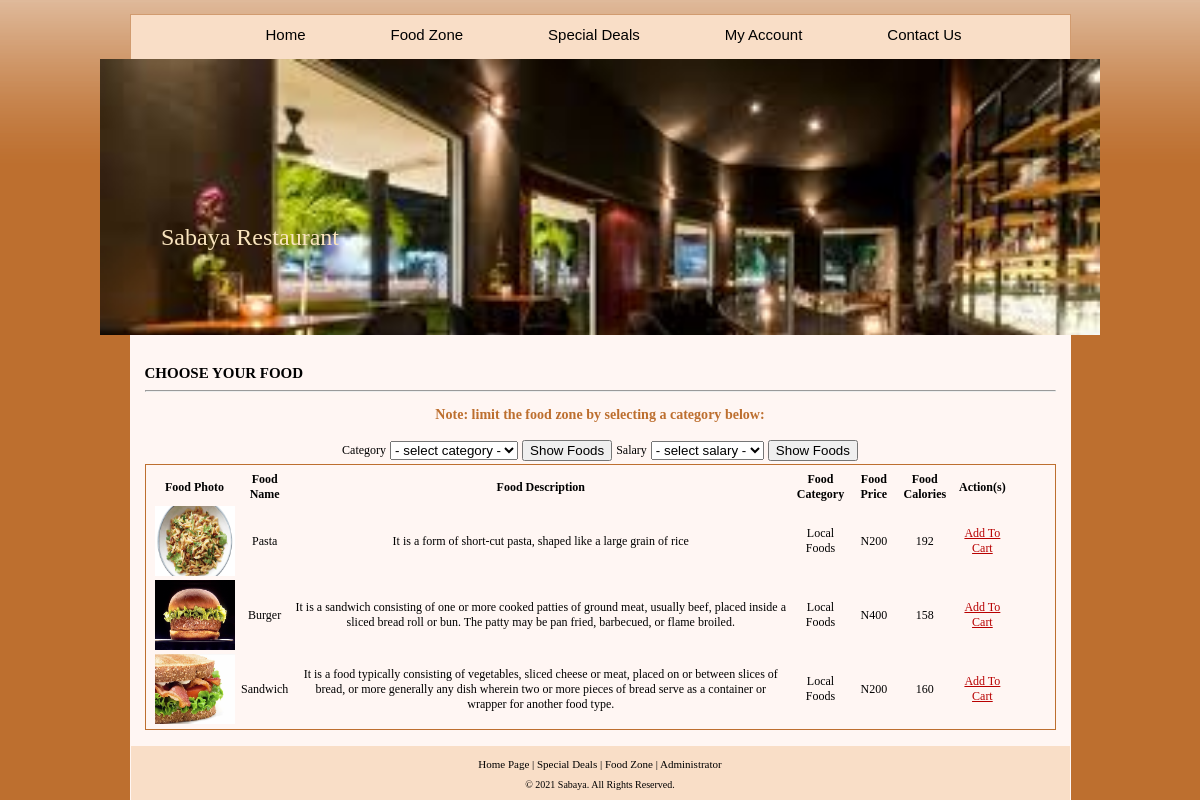
Page /foodzone.php on the committed database.
### tables this page shows
CREATE TABLE `food_details` (
  `food_id` int(15) NOT NULL,
  `food_name` varchar(45) NOT NULL,
  `food_description` text NOT NULL,
  `food_photo` varchar(45) NOT NULL,
  `food_salary` int(15) NOT NULL,
  `food_Calories` int(15) NOT NULL,
  `food_category` int(15) NOT NULL
);

CREATE TABLE `categories` (
  `category_id` int(15) NOT NULL,
  `category_name` varchar(45) NOT NULL
);

CREATE TABLE `currencies` (
  `currency_id` int(5) NOT NULL,
  `currency_symbol` varchar(15) NOT NULL,
  `flag` int(1) NOT NULL
);

CREATE TABLE `salaries` (
  `salary_id` int(15) NOT NULL,
  `food_price` float NOT NULL
);

### foodzone.php (the view, shortened to what this page needs)
<?php
    $link = mysqli_connect(DB_HOST, DB_USER, DB_PASSWORD);
$result=mysqli_query($link,"SELECT * FROM food_details,salaries,categories WHERE food_details.food_salary=salaries.salary_id and food_details.food_category=categories.category_id")
    or die("There a... \n" . mysqli_error());
?>
<?php
    $categories=mysqli_query($link,"SELECT * FROM categories")
    or die("A problem has occured ... \n" . "Our team is working on it at the moment ... \n" . "Please check back after few hours.");
    $salaries=mysqli_query($link,"SELECT * FROM salaries")
    or die("A problem has occured ... \n" . "Our team is working on it at the moment ... \n" . "Please check back after few hours.");
?>
<?php
    $flag_1 = 1;
    $currencies=mysqli_query($link,"SELECT * FROM currencies WHERE flag='$flag_1'")
    or die("A problem has occured ... \n" . "Our team is working on it at the moment ... \n" . "Please check back after few hours.");
?>
<!DOCTYPE HTML PUBLIC "-//W3C//DTD HTML 4.01 Transitional//EN" "http://www.w3.org/TR/html4/loose.dtd"><html>
<html>
<head>
<link href="stylesheets/user_styles.css" rel="stylesheet" type="text/css">
</head>
<body>
<div id="page">
  <div id="menu"><ul>
  <li><a href="member-index.php">Home</a></li>
  <li><a href="foodzone.php">Food Zone</a></li>
  <li><a href="specialdeals.php">Special Deals</a></li>
  <li><a href="member-index.php">My Account</a></li>
  <li><a href="contactus.php">Contact Us</a></li>
  </ul>
  </div>
<div id="header">
  <div id="logo"> <a href="index.php" class="blockLink"></a></div>
  <div id="company_name"><?php echo APP_NAME; ?> Restaurant</div>
</div>
<div id="center">
 <h1>CHOOSE YOUR FOOD</h1>
 <hr>
 <h3>Note: limit the food zone by selecting a category below:</h3>
 <form name="categoryForm" id="categoryForm" method="post" action="foodzone.php">
     <table width="360" align="center">
     <tr>
        <td>Category</td>
        <td width="168"><select name="category" id="category">
        <option value="select">- select category -
        <?php
        while ($row=mysqli_fetch_array($categories)){
        echo "<option value=$row[category_id]>$row[category_name]";
        }
        ?>
        </select></td>
        <td><input type="submit" name="Submit" value="Show Foods" /></td>
        <td>Salary</td>
        <td width="168"><select name="salary" id="salary">
        <option value="select">- select salary -
        <?php
        while ($row=mysqli_fetch_array($salaries)){
        echo "<option value=$row[salary_id]>$row[food_price]";
        }
        ?>
        </select></td>
        <td><input type="submit" name="Show" value="Show Foods" /></td>
     </tr>
     </table>
 </form>
  <div style="border:#bd6f2f solid 1px;padding:4px 6px 2px 6px">
      <table width="860" height="auto" style="text-align:center;">
        <tr>
                <th>Food Photo</th>
                <th>Food Name</th>
                <th>Food Description</th>
                <th>Food Category</th>
                <th>Food Price</th>
                <th>Food Calories</th>
                <th>Action(s)</th>
        </tr>
        <?php
            $count_sa = mysqli_num_rows($result);
            if(isset($_POST['Show']) && $count_sa < 1){
                echo "<html><script language='JavaScript'>alert('There are no foods under the selected salary at the moment. Please check back later.')</script></html>";
            }
            else{
                $symbol=mysqli_fetch_assoc($currencies);
                while ($row=mysqli_fetch_assoc($result)){
                    echo "<tr>";
                    echo '<td><a href=images/'. $row['food_photo']. ' alt="click to view full image" target="_blank"><img src=images/'. $row['food_photo']. ' width="80" height="70"></a></td>';
                    echo "<td>" . $row['food_name']."</td>";
                    echo "<td>" . $row['food_description']."</td>";
                    echo "<td>" . $row['category_name']."</td>";
                    echo "<td>" . $symbol['currency_symbol']. "" . $row['food_price']."</td>";
                    echo "<td>" . $row['food_Calories']."</td>";
                    echo '<td><a href="cart-exec.php?id=' . $row['food_id'] . '">Add To Cart</a></td>';
                    echo "</tr>";
                    }
                }
        ?>
      </table>
  </div>
</div>
<?php include 'footer.php'; ?>
</div>
</body>
</html>

### footer.php
<div id="footer">
    <div class="bottom_menu"><a href="index.php">Home Page</a>  |  <a href="specialdeals.php">Special Deals</a>  |  <a href="foodzone.php">Food Zone</a>  | <a href="admin/index.php" target="_blank">Administrator</a> </div>
  <div class="bottom_addr">&copy; <?php echo date('Y'); ?> <?php echo APP_NAME; ?>. All Rights Reserved.
  </div>
</div>

### stylesheets/user_styles.css (style rules this page uses)
html,body { margin:0; padding:0; background:#bd6f2f url(../images/base-bg.gif) repeat-x top; width:100%;height:100%; font-family:tahoma; }
a img { border:0; }
a { color: #B80000; text-decoration: underline; }
form { margin:0; padding:0; }
h1 { font-weight: bold; color: #000000; margin: 0px; font-size:15px; text-transform:uppercase; margin: 15px 0 8px 0; }
h3 { font-weight:bold; text-align:center; color:#bd6f2f; }
.bottom_addr { font-size: 11px; color: #000; padding: 5px 0 12px 0; text-align:center; font-size:10px; }
.bottom_menu { color: #000000; text-align: center; padding-top: 12px; padding-bottom: 4px; font-size:11px; }
.bottom_menu a { color: #000000; text-decoration: none; }
#page { width:1000px; margin:0 auto; padding-top:14px; }
#menu { border-top: 1px solid #d19b6f; border-left: 1px solid #d19b6f; border-right: 1px solid #d19b6f; width:939px; margin:0 auto; background:#f9dec7; position:relative; height:44px; overflow:hidden; text-align:left; }
#menu ul { padding:0px; margin:0px; margin-left:50px; }
#menu ul li { text-align: center; width:auto; height:30px; float:left; font-family:Arial, Helvetica, sans-serif; font-size:15px; color:#000000; background-repeat:no-repeat; background-position:left center; line-height:20px; text-align:center; margin-left:0px; list-style:none; padding-left:85px; padding-top:10px; background:url(images/icon_menu.gif); }
#menu ul li a { width:auto; height:30px; float:left; text-decoration:none; font-family:Arial, Helvetica, sans-serif; font-size:15px; color:#000000; list-style:none; }
#footer { width:939px; margin:0 auto; background:#f9dec7; border: 1px solid #fff6f3; }
#center { width:911px; margin:0 auto; background:#fff6f3; padding:15px; font-size:12px; text-align:justify; }
#header { width:1000px; background:url(../images/s.jfif) no-repeat; height:276px; background-size: cover; }
#company_name { font-size: 24px; text-transform: none; color: #FFFFFF; position:absolute; color:#f9e4be; font-family:"trebuchet MS"; width:250px; text-align:center; margin-top:165px; margin-left:25px; }
#logo { background:url(../images/logo.gif) no-repeat; width:90px; height:89px; position:absolute; margin: 67px 0 0 105px; }
.blockLink { position:absolute; top:0; left: 0; width:100%; height:100%; z-index: 1; }

### rows in the picture
food_details: food_photo (picture), food_name "Pasta", food_description "It is a form of short-cut pasta, shaped like a large grain of rice", categories.category_name "Local Foods", salaries.food_price "200", food_Calories "192"
currencies: currency_symbol "N"
food_details: food_photo (picture), food_name "Burger", food_description "It is a sandwich consisting of one or more cooked patties of ground meat, usually beef, placed inside a sliced bread roll or bun. The patty may be pan fried, barbecued, or flame broiled.", categories.category_name "Local Foods", salaries.food_price "400", food_Calories "158"
food_details: food_photo (picture), food_name "Sandwich", food_description "It is a food typically consisting of vegetables, sliced cheese or meat, placed on or between slices of bread, or more generally any dish wherein two or more pieces of bread serve as a container or wrapper for another food type.", categories.category_name "Local Foods", salaries.food_price "200", food_Calories "160"

### other values in the picture
APP_NAME "Sabaya"
